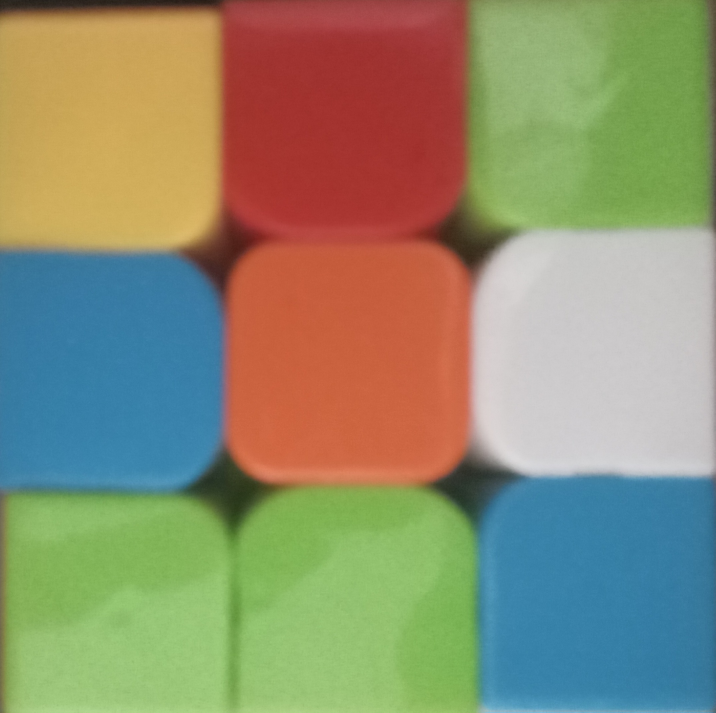
#> input picture test/1.jpg, 2147 x 2137 px (shown at 1/3 size)
$ jupyter execute main.ipynb
#> lines starting #> are read from the running program, lines starting #| are printed output that depends on the picture; long printed decimals are rounded
[cell 1]
import cv2
import numpy as np
import matplotlib.pyplot as plt

[cell 2]
img=cv2.imread("test/1.jpg")
#> img is the input picture: shape (2137, 2147, 3); mean B, G, R 112.5, 142.4, 142.4
img = cv2.cvtColor(img, cv2.COLOR_BGR2RGB)
img = cv2.resize(img, (300, 300))
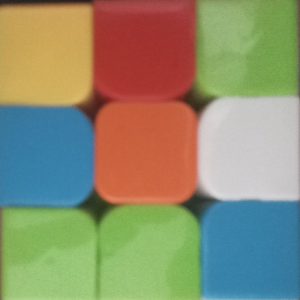
#> img: shape (300, 300, 3); mean R, G, B 142.3, 142.3, 112.4
plt.imshow(img)
plt.show()

[cell 3]
segment = img[0:100, 0:100]
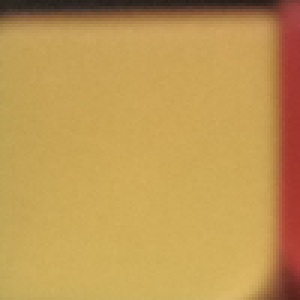
#> segment: shape (100, 100, 3) (shown 3 times larger); mean R, G, B 191.8, 152.1, 83.2
plt.imshow(segment)
plt.show()

[cell 4]
R=np.median(segment[:,:,0])
#> R = 203
G=np.median(segment[:,:,1])
#> G = 165
B=np.median(segment[:,:,2])
#> B = 88

print(R,G,B)
#| 203.0 165.0 88.0

[cell 5]
canvas = np.full((100, 100, 3), (R, G, B), dtype=int)
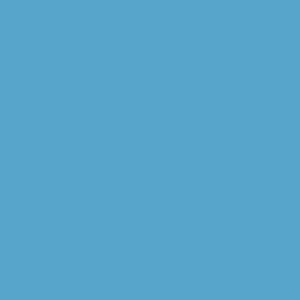
#> canvas: shape (100, 100, 3) int64 (shown 3 times larger); mean of channels 0, 1, 2 203, 165, 88; drawn as B, G, R
plt.imshow(canvas)
plt.show()
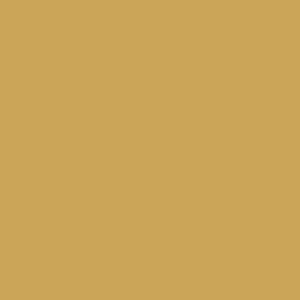
#> shown: shape (100, 100, 3) (shown 3 times larger); mean R, G, B 203, 165, 88

[cell 6]
C={'W':(255,255,255),
'Y':(255,255,0),
'O':(255,165,0),
'R':(255,0,0),
'G':(0,255,0),
'B':(0,0,255)}

[cell 7]
print(C['W'])

[cell 8]
D={}
for color in C.keys():
    distance=np.sqrt((C[color][0]-R)**2+(C[color][1]-G)**2+(C[color][2]-B)**2)
    D[color]=distance
#> this loop made 6 passes
#> distance on passes 1 to 6: 196.7, 136.2, 102.2, 194.1, 238.9, 310.4
#> after the loop, D = {'W': 196.7, 'Y': 136.2, 'O': 102.2, 'R': 194.1, 'G': 238.9, 'B': 310.4}
for i in D:
    print(i, ':', D[i])
#> this loop made 6 passes
#> i on passes 1 to 6: 'W', 'Y', 'O', 'R', 'G', 'B'
#| W : 196.705
#| Y : 136.191
#| O : 102.215
#| R : 194.095
#| G : 238.858
#| B : 310.359
md=min(D, key=D.get)
#> md = 'O'
print(md)
#| O
